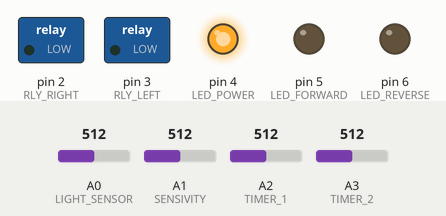
The sketch below on a simulated Arduino Uno, built with avr-gcc and run on an emulated ATmega328P. On the bench: switched loads named in the sketch (green lamp = pin HIGH), output pins drawn as LEDs (lit = HIGH). Inputs (shaded band) come from the test bench; at power-on: A0 (LIGHT_SENSOR) = 512, A1 (SENSIVITY) = 512, A2 (TIMER_1) = 512, A3 (TIMER_2) = 512.

Above: at 1.2 s.
1.3 s: A0 (LIGHT_SENSOR) set to 537
At 2.7 s:
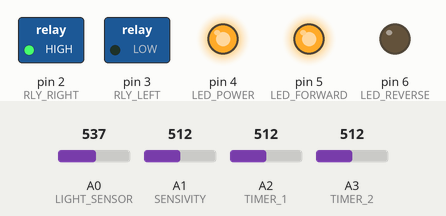
Timing chart, 0 to 18.1 s (numbered marks = the images above; inputs shaded):
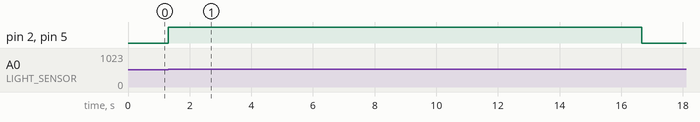

Measured:
- the behaviour switches between 522 and 523 on A0 (LIGHT_SENSOR) (found by bisection; images 0 and 1)
- after the input at 1.3 s, pin 2 (RLY_RIGHT), pin 5 (LED_FORWARD): LOW → HIGH at once, → LOW 15.4 s later

The sketch:

Chicken_light.ino
```cpp
#include <TimerOne.h>

#define RLY_LEFT  3
#define RLY_RIGHT 2
#define LED_POWER 4
#define LED_FORWARD 5
#define LED_REVERSE 6
#define LIGHT_SENSOR 0
#define SENSIVITY 1
#define TIMER_1 2
#define TIMER_2 3

#define TIMER_X 30        // coefficient that sets the maximum delay in seconds

#define HYSTERESIS 10

#define DEBUGGING 0

byte NewEvent = 0;
byte Function = 0;
unsigned int light_value, sensivity_value, timer1_value, timer2_value, delay_X1, delay_X2;

void setup() {

pinMode(RLY_LEFT, OUTPUT);       // RELAY LEFT OUTPUT
pinMode(RLY_RIGHT, OUTPUT);      // RELAY RIGHT OUTPUT
pinMode(LED_POWER, OUTPUT);      // LED "POWER" OUTPUT
pinMode(LED_FORWARD, OUTPUT);    // LED "FORWARD" OUTPUT
pinMode(LED_REVERSE, OUTPUT);    // LED "REVERSE" OUTPUT

digitalWrite(LED_POWER, 1);      // Turn ON led "POWER"

Serial.begin(115200);

Timer1.attachInterrupt(timerIsr);
Timer1.initialize(100000);

}

void timerIsr() {

light_value = analogRead(LIGHT_SENSOR);
sensivity_value = analogRead(SENSIVITY);
timer1_value = analogRead(TIMER_1);
timer2_value = analogRead(TIMER_2);

if (light_value > (sensivity_value+HYSTERESIS)) { NewEvent = 1; }    // High sunlight level, gates open
if (light_value < (sensivity_value-HYSTERESIS)) { NewEvent = 2; }    // Low sunlight level, gates closed

// ........low level...<-.*.->...high level...........

//////////////////////////////////////////

if (DEBUGGING) {
                Serial.print("|   ");
                Serial.print(light_value);     Serial.print("   |   ");
                Serial.print(sensivity_value); Serial.print("   |   ");
                Serial.print(timer1_value);    Serial.print("   |   ");
                Serial.print(timer2_value);  Serial.println("   |   ");
               }

}


void loop() {


switch(NewEvent) {
                  case 1: if(Function == 0)
                          {
                           if (DEBUGGING) {Serial.println("|   GATE OPEN   |");}

                           delay_X1 = timer1_value * TIMER_X;
                           digitalWrite(RLY_RIGHT, 1);
                           digitalWrite(LED_FORWARD, 1); delay(delay_X1); digitalWrite(LED_FORWARD, 0);
                           digitalWrite(RLY_RIGHT, 0);
                           Function = 1;
                          }
                          break;

                  case 2: if(Function == 1)
                          {
                           if (DEBUGGING) {Serial.println("|   GATE CLOSE   |");}

                           delay_X2 = timer2_value * TIMER_X;
                           digitalWrite(RLY_LEFT, 1);
                           digitalWrite(LED_REVERSE, 1); delay(delay_X2); digitalWrite(LED_REVERSE, 0);
                           digitalWrite(RLY_LEFT, 0);
                           Function = 0;
                          }
                          break;
                  }


}
```
